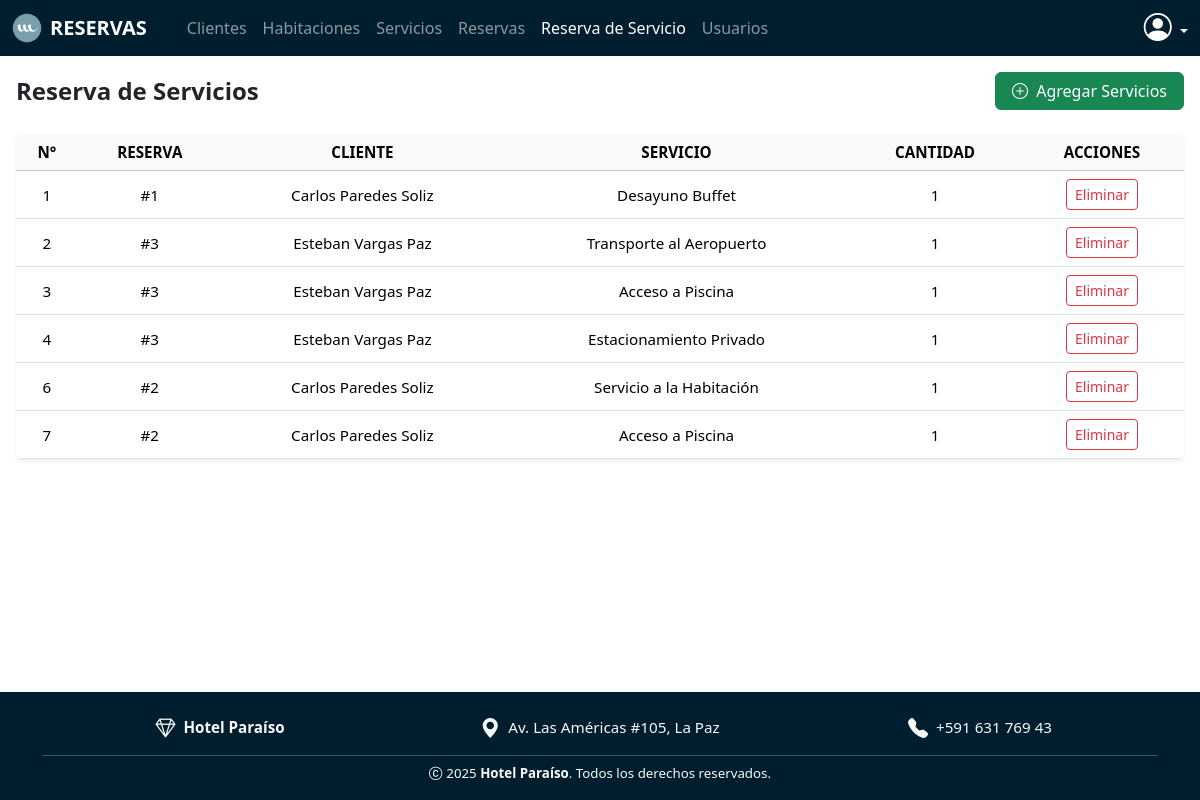
Page /reserva_servicios/ (signed in) on the committed database.
### models/reserva_servicio_model.py (models this page shows, shortened)
class ReservaServicio(db.Model):
    __tablename__ = 'reserva_servicios'
    id = db.Column(db.Integer, primary_key=True)
    reserva_id = db.Column(db.Integer, db.ForeignKey('reservas.id'), nullable=False)
    servicio_id = db.Column(db.Integer, db.ForeignKey('servicios.id'), nullable=False)
    cantidad = db.Column(db.Integer, nullable=False, default=1)
    reserva = db.relationship('Reserva', back_populates='res_servicios')
    servicio = db.relationship('Servicio', back_populates='res_servicio')
    @staticmethod
    def get_all():
        return ReservaServicio.query.all()

### models/reserva_model.py (models this page shows, shortened)
class Reserva(db.Model):
    __tablename__ = 'reservas'
    id = db.Column(db.Integer, primary_key=True)
    cliente_id = db.Column(db.Integer, db.ForeignKey('clientes.id'), nullable=False)
    habitacion_id = db.Column(db.Integer, db.ForeignKey('habitaciones.id'), nullable=False)
    fecha_entrada = db.Column(db.Date, nullable=False)
    fecha_salida = db.Column(db.Date, nullable=False)
    estado = db.Column(db.String(20), nullable=False)
    total = db.Column(db.Float, nullable=False)
    usuario_id = db.Column(db.Integer, db.ForeignKey('usuarios.id'), nullable=False)  # CAMBIADO
    cliente = db.relationship('Cliente', back_populates='reservas')
    habitacion = db.relationship('Habitacion', back_populates='reservas')
    usuario = db.relationship('Usuario')  # NUEVA RELACIÓN
    res_servicios = db.relationship('ReservaServicio', back_populates='reserva', cascade="all, delete-orphan")
    @staticmethod
    def get_all():
        return Reserva.query.all()
    def delete(self):
        db.session.delete(self)
        db.session.commit()

### models/cliente_model.py (models this page shows, shortened)
class Cliente(db.Model, UserMixin):
    __tablename__ = 'clientes'
    id = db.Column(db.Integer, primary_key=True)
    nombre = db.Column(db.String(150), nullable=False)
    documento = db.Column(db.String(50), unique=True, nullable=False)
    correo = db.Column(db.String(100), nullable=True)
    telefono = db.Column(db.String(20), nullable=True)
    reservas = db.relationship('Reserva', back_populates='cliente')

### models/servicio_model.py (models this page shows, shortened)
class Servicio(db.Model):
    __tablename__ = 'servicios'
    id = db.Column(db.Integer, primary_key=True)
    nombre = db.Column(db.String(100), nullable=False)  # Ejemplo: "Lavandería", "Desayuno", "Spa"
    descripcion = db.Column(db.String(255), nullable=True)
    precio = db.Column(db.Float, nullable=False)
    res_servicio = db.relationship('ReservaServicio', back_populates='servicio', cascade='all, delete-orphan')
    @staticmethod
    def get_all():
        return Servicio.query.all()
    def delete(self):
        db.session.delete(self)
        db.session.commit()

### controllers/reserva_servicio_controller.py (the view)
@reserva_servicio_bp.route('/')
@login_required
def index():
    reserva_servicio = ReservaServicio.get_all()
    reservas = Reserva.get_all()
    servicios = Servicio.get_all()
    return reserva_servicio_view.list(reserva_servicio,reservas,servicios)

### run.py (called while the page is built)
@login_manager.user_loader
def load_user(user_id):
    tipo = session.get('tipo_usuario')  # puede ser 'cliente' o 'usuario'
    if tipo == 'cliente':
        return Cliente.query.get(int(user_id))
    elif tipo == 'usuario':
        return Usuario.query.get(int(user_id))
    return None

@app.context_processor
def inject_user_or_client():
    from flask_login import current_user
    if current_user.is_authenticated:
        if hasattr(current_user, 'rol'):
            return dict(usuario=current_user, cliente=None)
        else:
            return dict(usuario=None, cliente=current_user)
    return dict(usuario=None, cliente=None)

@app.context_processor
def inject_active_path():
    def is_active(path):
        return 'active' if request.path == path else ''
    return dict(is_active=is_active)

### views/reserva_servicio_view.py (called while the page is built)
def list(reservas_servicios, reservas, servicios):
    return render_template(
        "reserva_servicios/index.html",
        reservas_servicios=reservas_servicios,
        reservas=reservas,
        servicios=servicios,
        usuario=current_user
    )

### templates/reserva_servicios/index.html (shortened to what this page needs)
{% extends 'sistema.html' %}
{% block content %}
<div class="d-flex flex-column flex-md-row justify-content-between align-items-center mb-4 mt-4 text-center text-md-start">
  <h4 class="fw-bold text-dark mb-3 mb-md-0 fs-4 fs-md-3">Reserva de Servicios</h4>
  <a href="#" class="btn btn-success px-3 py-1.5" data-bs-toggle="modal" data-bs-target="#registroResServicioModal">
    <i class="bi bi-plus-circle me-1"></i> Agregar Servicios
  </a>
</div>
<div class="table-responsive rounded shadow-sm mb-5">
  <table class="table table-hover align-middle text-center mb-0" style="font-size: 0.95rem;">
    <thead class="table-light text-dark fw-semibold text-uppercase">
      <tr>
        <th>N°</th>
        <th>Reserva</th>
        <th>Cliente</th>
        <th>Servicio</th>
        <th>Cantidad</th>
        <th>Acciones</th>
      </tr>
    </thead>
    <tbody>
      {% for rs in reservas_servicios %}
      <tr class="text-nowrap">
        <td>{{ rs.id }}</td>
        <td>#{{ rs.reserva.id }}</td>
        <td>{{ rs.reserva.cliente.nombre }}</td>
        <td>{{ rs.servicio.nombre }}</td>
        <td>{{ rs.cantidad }}</td>
        <td>
          <div class="d-flex justify-content-center gap-2">
            <a href="{{ url_for('reserva_servicio.delete', id=rs.id) }}" class="btn btn-outline-danger btn-sm"
               onclick="return confirm('¿Deseas eliminar este servicio de la reserva?');"> Eliminar
            </a>
          </div>
        </td>
      </tr>
      {% endfor %}
    </tbody>
  </table>
</div>
{% endblock %}

### static/style.css (style rules this page uses)
html, body { height: 100%; margin: 0; overflow: hidden; }

### rows in the picture
ReservaServicio: id "1", reserva.id "1", reserva.cliente.nombre "Carlos Paredes Soliz", servicio.nombre "Desayuno Buffet", cantidad "1"
ReservaServicio: id "2", reserva.id "3", reserva.cliente.nombre "Esteban Vargas Paz", servicio.nombre "Transporte al Aeropuerto", cantidad "1"
ReservaServicio: id "3", reserva.id "3", reserva.cliente.nombre "Esteban Vargas Paz", servicio.nombre "Acceso a Piscina", cantidad "1"
ReservaServicio: id "4", reserva.id "3", reserva.cliente.nombre "Esteban Vargas Paz", servicio.nombre "Estacionamiento Privado", cantidad "1"
ReservaServicio: id "6", reserva.id "2", reserva.cliente.nombre "Carlos Paredes Soliz", servicio.nombre "Servicio a la Habitación", cantidad "1"
ReservaServicio: id "7", reserva.id "2", reserva.cliente.nombre "Carlos Paredes Soliz", servicio.nombre "Acceso a Piscina", cantidad "1"
